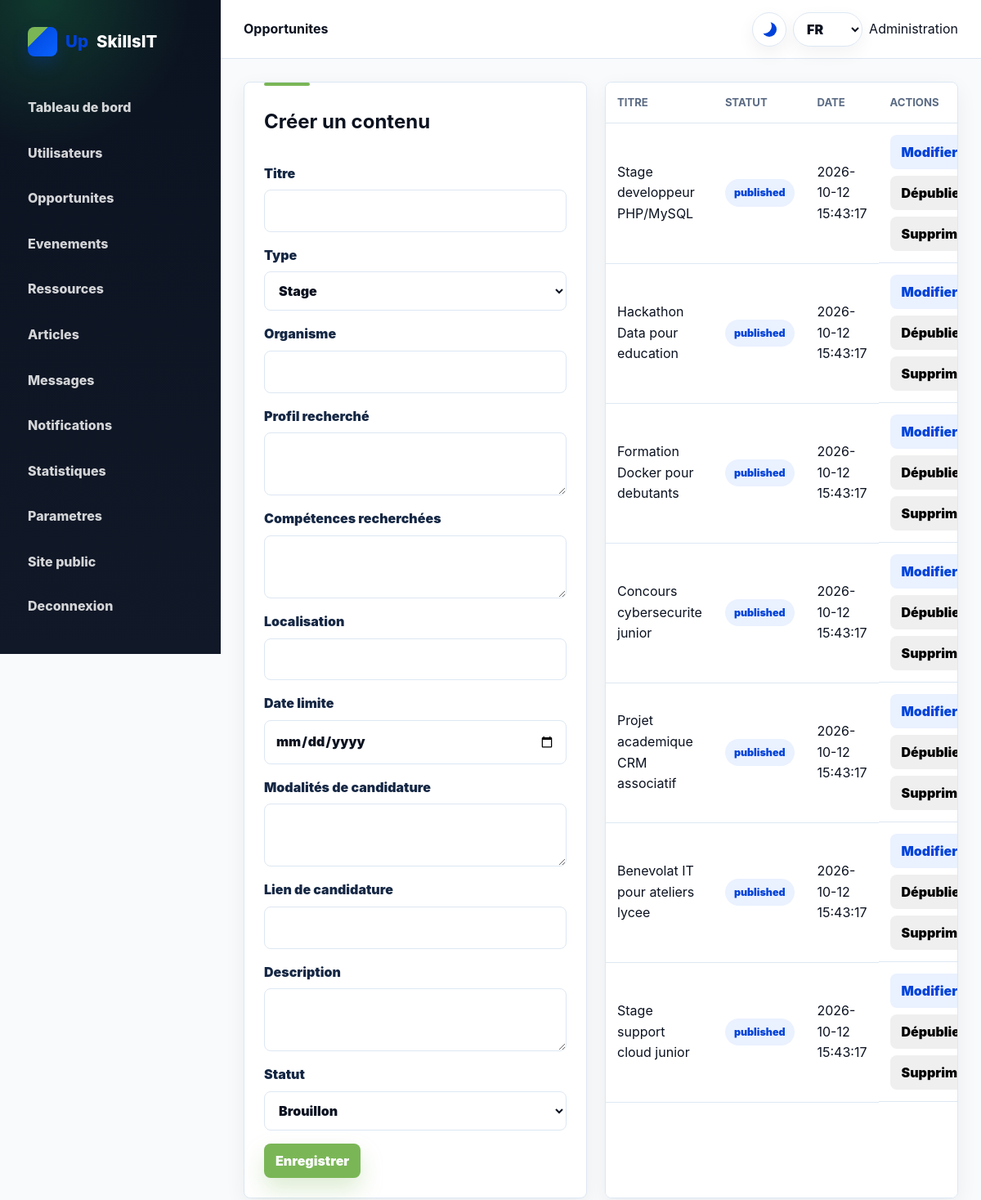
Screenshot of /admin/opportunites (signed in) with the database file from the repository.
### tables this page shows
CREATE TABLE opportunities (
  id BIGINT UNSIGNED AUTO_INCREMENT PRIMARY KEY,
  title VARCHAR(190) NOT NULL,
  type VARCHAR(80) NOT NULL,
  organism VARCHAR(190) NOT NULL,
  description TEXT NOT NULL,
  target_profile TEXT,
  skills TEXT,
  location VARCHAR(150),
  deadline DATE,
  application_method TEXT,
  application_link VARCHAR(255),
  company_user_id BIGINT UNSIGNED NULL,
  status ENUM('draft','published','closed') NOT NULL DEFAULT 'draft',
  published_at DATETIME NULL,
  created_at TIMESTAMP DEFAULT CURRENT_TIMESTAMP,
  updated_at TIMESTAMP DEFAULT CURRENT_TIMESTAMP ON UPDATE CURRENT_TIMESTAMP,
  INDEX idx_opportunities_status_deadline (status,deadline),
  INDEX idx_opportunities_type_location (type,location),
  INDEX idx_opportunities_company (company_user_id),
  FOREIGN KEY(company_user_id) REFERENCES users(id) ON DELETE SET NULL
);

### app/Views/admin/content.php (the view, shortened to what the rows shown need)
<?php
$isOpp = $kind === 'opportunities';
$isArticle = $kind === 'articles';
$adminPaths = ['opportunities' => 'opportunites', 'resources' => 'ressources', 'events' => 'evenements', 'articles' => 'articles'];
$routeKind = $adminPaths[$kind] ?? $kind;
$action = url('/admin/' . $routeKind);
$edit = $edit ?? [];
$status = $edit['status'] ?? 'draft';
?>
<section class="admin-grid">
    <form class="form panel" method="post" action="<?= $action ?>">
        <h2><?= $edit ? 'Modifier' : 'Créer' ?> <?= $isArticle ? 'un article' : 'un contenu' ?></h2>
        <label>Titre<input name="title" value="<?= e($edit['title'] ?? '') ?>" required></label>
        <?php if ($isOpp): ?>
            <label>Type<select name="type"><?php foreach (['Stage','Projet académique','Événement','Concours','Hackathon','Formation','Bénévolat IT'] as $t): ?><option<?= selected($edit['type'] ?? '', $t) ?>><?= e($t) ?></option><?php endforeach; ?></select></label>
            <label>Organisme<input name="organism" value="<?= e($edit['organism'] ?? '') ?>" required></label>
            <label>Profil recherché<textarea name="target_profile"><?= e($edit['target_profile'] ?? '') ?></textarea></label>
            <label>Compétences recherchées<textarea name="skills"><?= e($edit['skills'] ?? '') ?></textarea></label>
            <label>Localisation<input name="location" value="<?= e($edit['location'] ?? '') ?>"></label>
            <label>Date limite<input type="date" name="deadline" value="<?= e($edit['deadline'] ?? '') ?>"></label>
            <label>Modalités de candidature<textarea name="application_method"><?= e($edit['application_method'] ?? '') ?></textarea></label>
            <label>Lien de candidature<input type="url" name="application_link" value="<?= e($edit['application_link'] ?? '') ?>"></label>
        <?php endif; ?>
        <?php if (!$isArticle): ?>
            <label>Description<textarea name="description" required><?= e($edit['description'] ?? '') ?></textarea></label>
        <?php endif; ?>
        <label>Statut<select name="status"><option value="draft"<?= selected($status, 'draft') ?>>Brouillon</option></select></label>
        <div class="inline-actions">
            <button class="btn btn-primary">Enregistrer</button>
        </div>
    </form>
    <div class="panel table-wrap">
        <table>
            <thead><tr><th>Titre</th><th>Statut</th><th>Date</th><th>Actions</th></tr></thead>
            <tbody>
            <?php foreach ($items as $item): ?>
                <tr>
                    <td><?= e($item['title']) ?></td>
                    <td><span class="badge"><?= e($item['status']) ?></span></td>
                    <td><?= e($item['published_at'] ?? $item['event_date'] ?? $item['created_at']) ?></td>
                    <td class="inline-actions">
                        <a class="btn btn-light" href="<?= url('/admin/' . $routeKind . '?edit=' . $item['id']) ?>">Modifier</a>
                        <form method="post" action="<?= url('/admin/' . $routeKind . '/' . $item['id'] . '/status') ?>"><button><?= $item['status'] === 'published' ? 'Dépublier' : 'Publier' ?></button></form>
                        <form method="post" action="<?= url('/admin/' . $routeKind . '/' . $item['id'] . '/delete') ?>"><?= CSRF::field() ?><button onclick="return confirm('Supprimer ce contenu ?')">Supprimer</button></form>
                    </td>
                </tr>
            <?php endforeach; ?>
            </tbody>
        </table>
    </div>
</section>

### app/Core/Router.php (shortened to what the rows shown need)
<?php
final class Router
{
    private array $routes = [];
    private function add(string $method, string $path, array $handler): void
    {
        $pattern = preg_replace('#\{([a-zA-Z_][a-zA-Z0-9_]*)\}#', '(?P<$1>[^/]+)', rtrim($path, '/') ?: '/');
        $this->routes[] = compact('method', 'path', 'handler') + ['pattern' => '#^' . $pattern . '$#'];
    }
    public function dispatch(string $method, string $uri): void
    {
        $path = parse_url($uri, PHP_URL_PATH) ?: '/';
        $path = rtrim($path, '/') ?: '/';
        foreach ($this->routes as $route) {
            if ($route['method'] === $method && preg_match($route['pattern'], $path, $matches)) {
                [$class, $action] = $route['handler'];
                $params = array_filter($matches, 'is_string', ARRAY_FILTER_USE_KEY);
                (new $class())->$action(...array_values($params));
                return;
            }
        }
    }
}

### rows the page displays
opportunities: title "Stage developpeur PHP/MySQL", status "published", published_at "2026-10-12 15:43:17", shows "Dépublier"
opportunities: title "Hackathon Data pour education", status "published", published_at "2026-10-12 15:43:17", shows "Dépublier"
opportunities: title "Formation Docker pour debutants", status "published", published_at "2026-10-12 15:43:17", shows "Dépublier"
opportunities: title "Concours cybersecurite junior", status "published", published_at "2026-10-12 15:43:17", shows "Dépublier"
opportunities: title "Projet academique CRM associatif", status "published", published_at "2026-10-12 15:43:17", shows "Dépublier"
opportunities: title "Benevolat IT pour ateliers lycee", status "published", published_at "2026-10-12 15:43:17", shows "Dépublier"
opportunities: title "Stage support cloud junior", status "published", published_at "2026-10-12 15:43:17", shows "Dépublier"

### other values shown
form field type "Stage"
